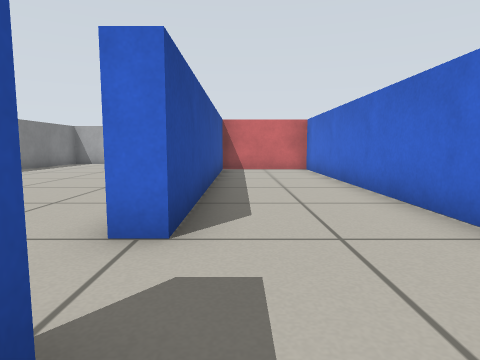
View 1 (above)

24 first-person views from a walk through a Gazebo world. The camera is 0.45 m above the floor, tilts 6° down and sees 75° across. The floor is counted in squares, 0.5 m on a side. Each view is taken from the middle of a square. On the plan, view 1 faces up. The plan holds only what a view shows up to about 11 squares ahead; the rest is blank.

View 2
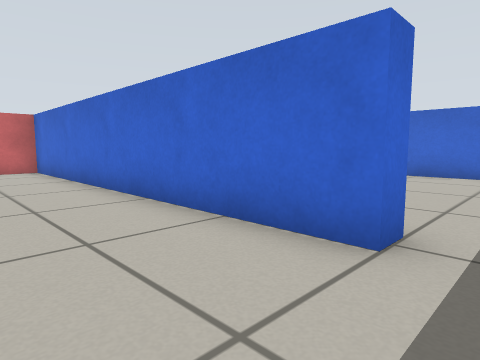

View 3
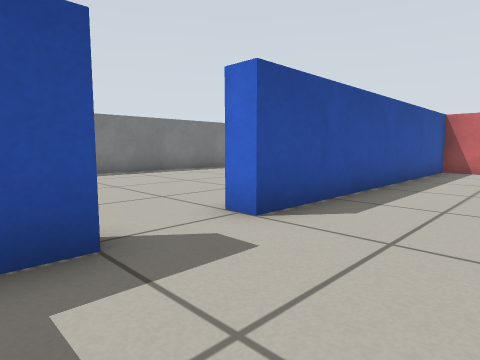

View 4
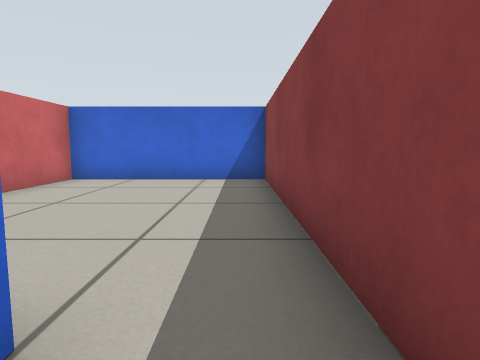

View 5
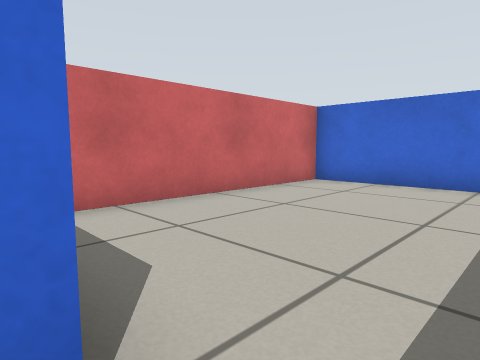

View 6
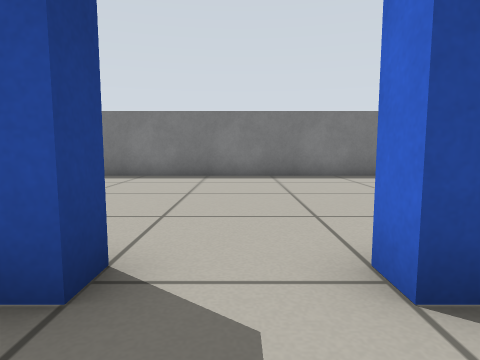

View 7
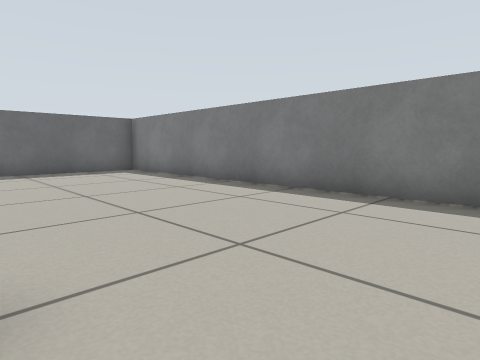

View 8
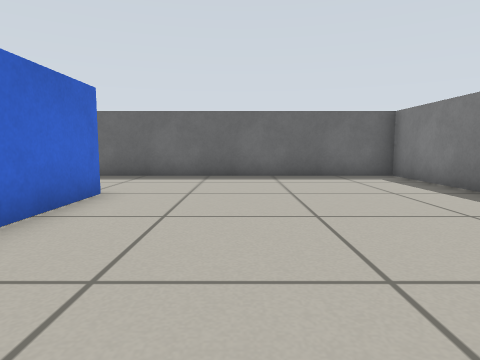

View 9
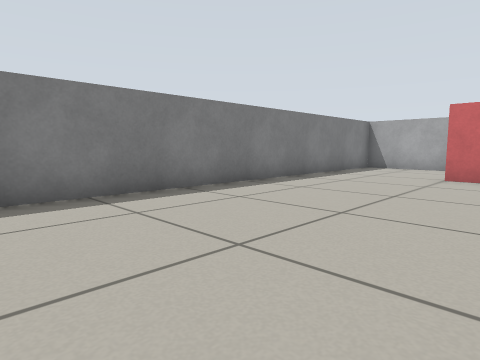

View 10
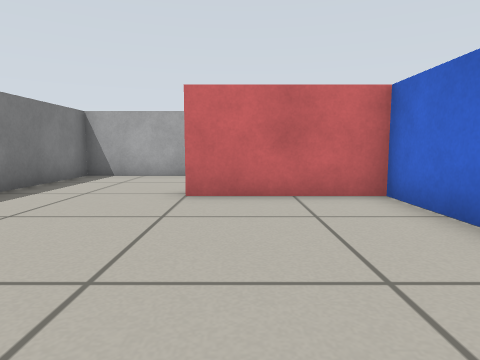

View 11
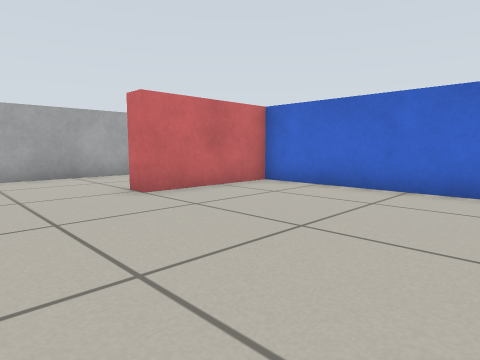

View 12
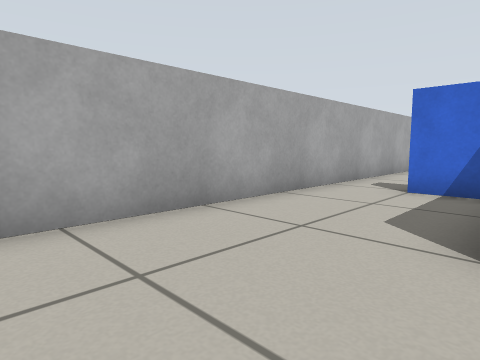

View 13
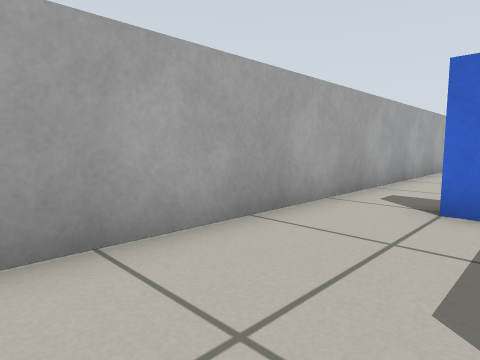

View 14
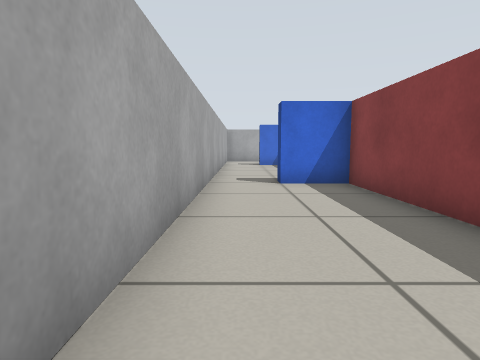

View 15
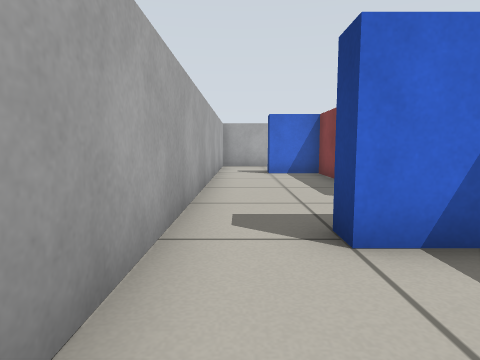

View 16
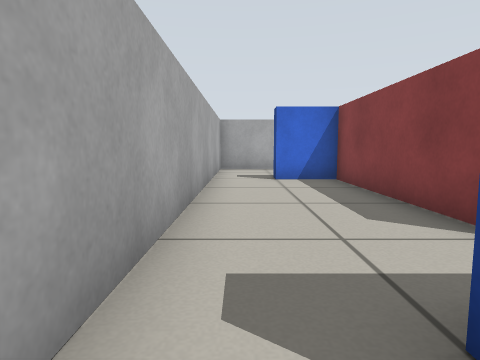

View 17
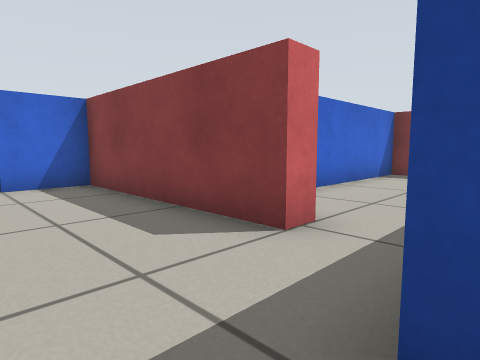

View 18
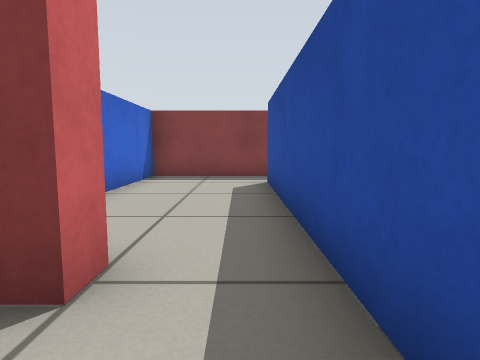

View 19
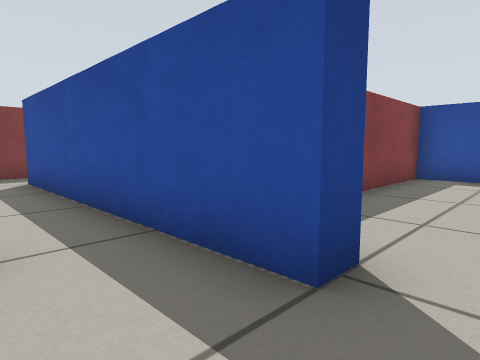

View 20
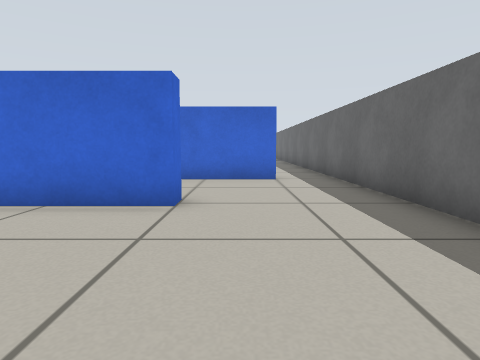

View 21
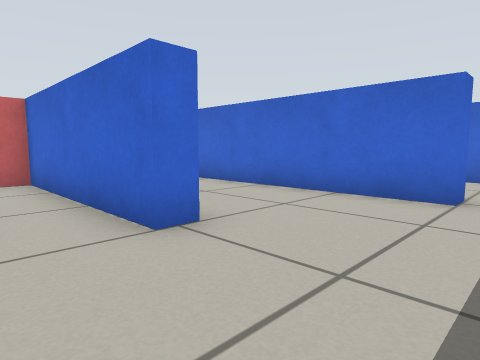

View 22
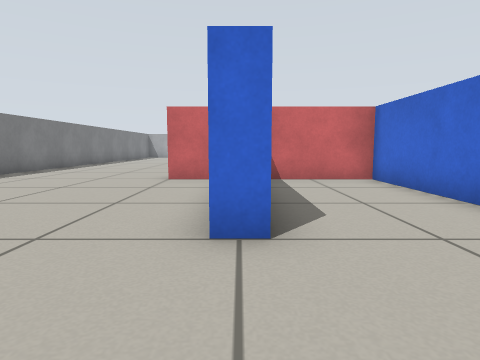

View 23
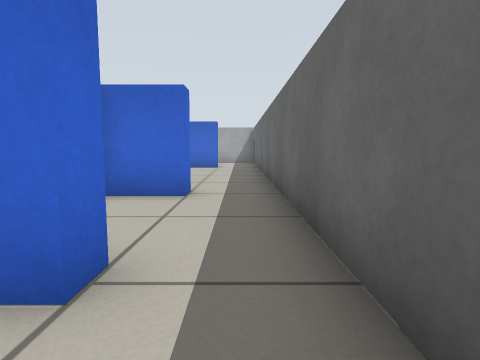

View 24
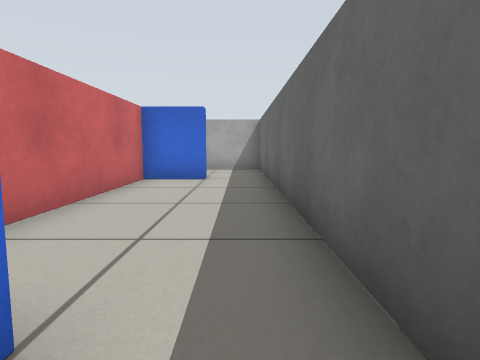

### Floor plan
Ten units are one square. View 1 is at (0, 0); x grows to the right and y downward. Boxes are objects, and circles mark ways between rooms. Rooms are numbered by the first view taken in them; rooms with no view inside come last. Other rooms are left out.
<svg viewBox="-93 -173 268 286">
<path fill="none" stroke="#000" d="M27 -10 27 -127 -7 -127 -7 -30 -14 -30M-14 -10 -7 -10 -7 -2M34 -10 27 -10M28 7 107 7 107 -47 44 -47M-6 70 -13 70 -13 13 -30 13M-13 -78 -13 -127 -50 -127 -50 -134M34 90 27 90 27 13 -1 13M74 90 67 90 67 75M-13 -138 -13 -150M-16 -168 -88 -168 -88 108 170 108M154 90 147 90 147 73 95 73M-7 -148 -7 -133 67 -133 67 -150M64 -168 -16 -168M90 -126 90 -133 147 -133 147 -150M146 -168 64 -168M67 -150 73 -150 73 -125M73 -125 73 -70M69 -53 107 -53 107 -100"/>
<circle cx="30" cy="-5" r="3" fill="#2a7"/>
<circle cx="-10" cy="-25" r="3" fill="#2a7"/>
<circle cx="-10" cy="-160" r="3" fill="#2a7"/>
<circle cx="70" cy="-160" r="3" fill="#2a7"/>
<circle cx="80" cy="-130" r="3" fill="#2a7"/>
<text x="10" y="-60">1</text>
<text x="70" y="-20">2</text>
<text x="-20" y="0">3</text>
<text x="30" y="-150">4</text>
<text x="110" y="-150">5</text>
<text x="90" y="-90">6</text>
</svg>
Room 1 opens to room 2. Room 1 opens to room 3. Room 3 opens to room 4. Room 4 opens to room 5. Room 5 opens to room 6.

Where each view was taken, in squares from view 1:
view 1: 0 up, 0 right, facing up
view 2: 0 up, 0 right, facing up-right
view 3: 0 up, 2 right, facing up-left
view 4: 0 up, 2 right, facing right
view 5: 0 up, 3 right, facing up-right
view 6: 2 up, 1 right, facing left
view 7: 1 up, 3 left, facing down-left
view 8: 1 down, 4 left, facing down
view 9: 3 up, 3 left, facing up-left
view 10: 7 up, 4 left, facing up
view 11: 7 up, 8 left, facing up-right
view 12: 13 up, 8 left, facing up-right
view 13: 14 up, 6 left, facing up-right
view 14: 16 up, 1 left, facing right
view 15: 16 up, 4 right, facing right
view 16: 16 up, 6 right, facing right
view 17: 16 up, 7 right, facing down-right
view 18: 15 up, 8 right, facing down
view 19: 16 up, 9 right, facing down-left
view 20: 8 down, 6 left, facing right
view 21: 10 down, 3 left, facing up-right
view 22: 10 down, 1 left, facing up
view 23: 10 down, 1 right, facing right
view 24: 10 down, 6 right, facing right
